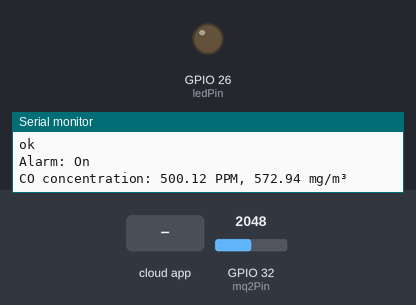
Bench run of a sketch on a simulated ESP32. On the bench: output pins drawn as LEDs (lit = HIGH), the last lines printed to the serial monitor. Inputs (shaded band) come from the test bench; at power-on: GPIO 32 (mq2Pin) = 2048 (analog values on the 0–4095 scale). WiFi joins after 1.5 s; servers stay silent unless stated; the Firebase database answers and starts empty.

Above: at 3.2 s.
3.3 s: the phone or cloud app sets turnOffAlarm to 1
11.7 s: the phone or cloud app sets test to 1
At 12.2 s:
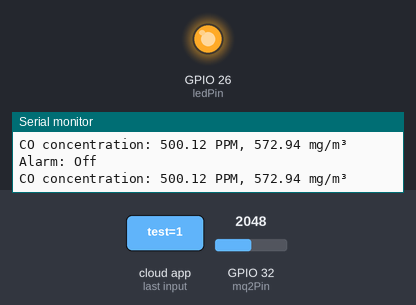
15.8 s: the phone or cloud app sets test to 0
At 16.8 s:
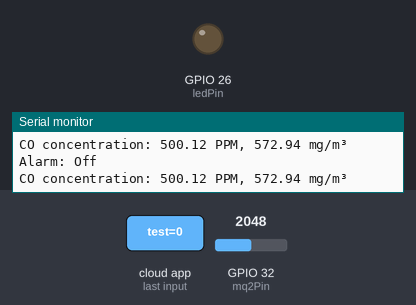
19.3 s: the phone or cloud app sets turnOffAlarm to 0
At 20.2 s:
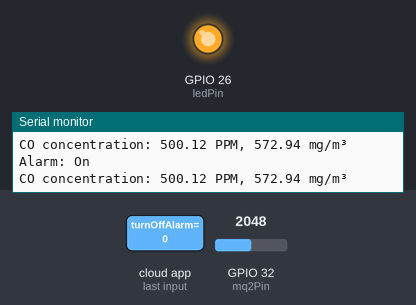
Timing chart, 0 to 24.8 s (numbered marks = the images above; inputs shaded):
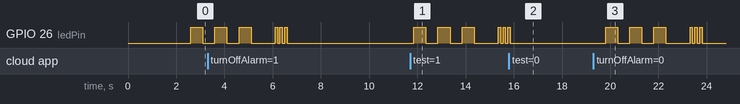

The sketch:

airalert.ino
```cpp
#include <Arduino.h>
#include <Wire.h>
#include <WiFi.h>
#include <Firebase_ESP_Client.h>

//Provide the token generation process info.
#include "addons/TokenHelper.h"
#include "addons/RTDBHelper.h"

#define WIFI_SSID "Caribou Coffee" //Ime wifi-a
#define WIFI_PASSWORD "mostar1506"

#define API_KEY "AIzaSyC2NZ1SOxCe7M6IqqCfySd8c9M0id19Xw8"

#define DATABASE_URL "https://hrus-8fa7f-default-rtdb.europe-west1.firebasedatabase.app"

FirebaseData fbdo;
FirebaseAuth auth;
FirebaseConfig config;

bool signupOK = false;

#define mq2Pin 32
#define ledPin 26

float sensorValue = 0;
float maxCO;

bool turnOffAlarm = false;

bool test = false;

void setup() {
  Serial.begin(115200);
  pinMode(ledPin, OUTPUT);

  analogReadResolution(12);

  analogSetAttenuation(ADC_11db);

  WiFi.begin(WIFI_SSID, WIFI_PASSWORD);
  Serial.print("Connecting to Wi-Fi");
  while (WiFi.status() != WL_CONNECTED){
    Serial.print(".");
    delay(2000);
  }
  Serial.println();
  Serial.print("Connected with IP: ");
  Serial.println(WiFi.localIP());
  Serial.println();

  /* Assign the api key (required) */
  config.api_key = API_KEY;

  /* Assign the RTDB URL (required) */
  config.database_url = DATABASE_URL;

  /* Sign up */
  if (Firebase.signUp(&config, &auth, "", "")){
    Serial.println("ok");
    signupOK = true;
  }
  else{
    Serial.printf("%s\n", config.signer.signupError.message.c_str());
  }

  config.token_status_callback = tokenStatusCallback;

  Firebase.begin(&config, &auth);
  Firebase.reconnectWiFi(true);
}

void loop() {
  if (Firebase.RTDB.getInt(&fbdo, "maxCO"))
    maxCO = fbdo.floatData();

  if (Firebase.RTDB.getBool(&fbdo, "turnOffAlarm"))
    turnOffAlarm = fbdo.boolData();

  if (Firebase.RTDB.getBool(&fbdo, "test"))
    test = fbdo.boolData();

  //digitalWrite(ledPin, test ? HIGH : LOW);

  if (test)
    blinkSOS();

  sensorValue = analogRead(mq2Pin);

  float ppm = calculatePPM(sensorValue);
  float mgPerM3 = convertPPMToMgPerM3(ppm, 28.01);

  Serial.print("Alarm: ");
  Serial.print(turnOffAlarm ? "Off\n" : "On\n");

  Serial.print("CO concentration: ");
  Serial.print(ppm);
  Serial.print(" PPM, ");
  Serial.print(mgPerM3);
  Serial.println(" mg/m³");

  Firebase.RTDB.setInt(&fbdo, "gasConcentrationMgPerM3", mgPerM3);

  // SOS Alarm
  if(!turnOffAlarm && mgPerM3 >= maxCO)
  {
    blinkSOS();
  }
  else
  {
    digitalWrite(ledPin, LOW);
  }

  delay(1000);
}


void blinkSOS() {
  for(int i = 0; i < 3; i++) {
    digitalWrite(ledPin, HIGH);
    delay(500);
    digitalWrite(ledPin, LOW);
    delay(500);
  }
  delay(500);
  for(int i = 0; i < 3; i++) {
    digitalWrite(ledPin, HIGH);
    delay(100);
    digitalWrite(ledPin, LOW);
    delay(100);
  }
  delay(500);
}

float calculatePPM(int sensorValue) {
  return sensorValue * (1000.0 / 4095.0);
}

float convertPPMToMgPerM3(float ppm, float molecularWeight) {
  return ppm * (molecularWeight / 24.45);
}
```

Measured:
- after the input at 11.7 s, GPIO 26 (ledPin): LOW → HIGH after 0.16 s, → LOW 0.50 s later, → HIGH 0.50 s later, → LOW 0.50 s later, … (11 changes in this stretch)
- after the input at 15.8 s, GPIO 26 (ledPin): goes on until 15.9 s, then stays LOW
- after the input at 19.3 s, GPIO 26 (ledPin): LOW → HIGH after 0.51 s, → LOW 0.50 s later, → HIGH 0.50 s later, → LOW 0.50 s later, … (12 changes in this stretch)
